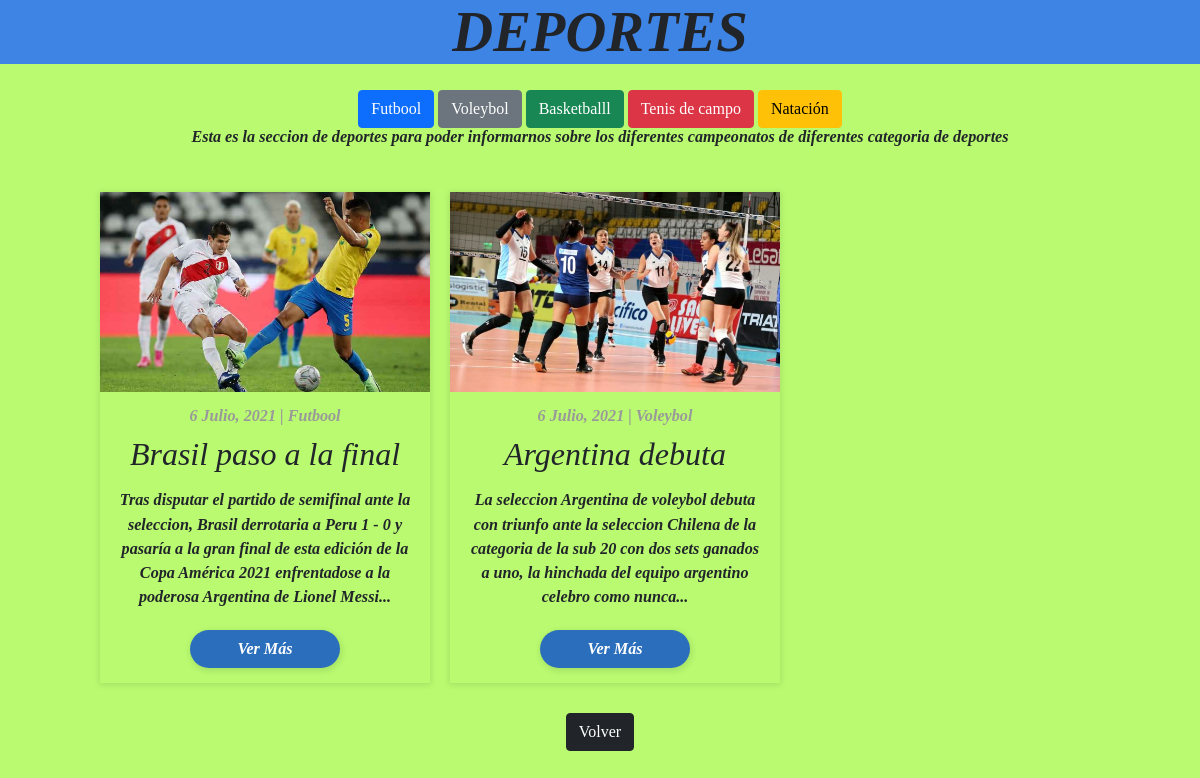
The page /deportes.php on the database its author committed.
### tables this page shows
CREATE TABLE `deportes` (
  `iddeportes` int(11) NOT NULL AUTO_INCREMENT,
  `fecha` varchar(90) DEFAULT NULL,
  `titulo` varchar(45) DEFAULT NULL,
  `contenido` longtext,
  `imagen` varchar(100) DEFAULT NULL,
  PRIMARY KEY (`iddeportes`)
);

### deportes.php (the view, shortened to what this page needs)
<?php
$xc = conectar();
$sql_depor = "SELECT * FROM deportes";
$res_depor = mysqli_query($xc, $sql_depor);
?>
<html>
    <head>
        <link href="https://cdn.jsdelivr.net/npm/bootstrap@5.0.2/dist/css/bootstrap.min.css" rel="stylesheet">
        <link rel="stylesheet" type="text/css" href="CSS/deportes.css">
    </head>
    <body>
        <h1>DEPORTES</h1>
        <br>
        <div style="text-align: center;">
	      <button type="button" class="btn btn-primary">Futbool</button>
          <button type="button" class="btn btn-secondary">Voleybol</button>
          <button type="button" class="btn btn-success">Basketballl</button>
          <button type="button" class="btn btn-danger">Tenis de campo</button>
          <button type="button" class="btn btn-warning">Natación</button>
        </div>
        <p style="text-align: center;">Esta es la seccion de deportes para poder informarnos sobre los diferentes campeonatos de diferentes categoria de deportes</p>
        <section class="post-list">
            <div class="content">
            <?php while ($filas_depor = mysqli_fetch_array($res_depor)){?><article class="post">
				<div class="post-header">
					<?php
						echo '<div style="background: url('.$filas_depor['imagen'].'); width: 100%;height: 200px;background-size: cover;background-position: center;transition: .2s;"></div>';
					?>
				</div>
				<div class="post-body">
					<?php
						echo '<span>' . $filas_depor['fecha'] . '</span>';
						echo '<h2>' . $filas_depor['titulo'] . '</h2>';
						echo '<p>' . $filas_depor['contenido'] . '</p>';
					?>
					<a href="back4blood.php" class="post-link">Ver Más</a>
				</div>
			</article><?php } ?>
        </section>
        <div style="text-align: center;">
          <a href="Index.php"><button type="button" class="btn btn-dark">Volver</button></a>
        </div>
    </body>
</html>

### CSS/deportes.css (style rules this page uses)
body { font: oblique bold 101% cursive; background: #B9FA70; }
h1 { text-align: center; font: oblique bold 350% cursive; background: #3D84E5; }
.post-list { display: flex; align-items: center; justify-content: center; padding: 30px 15px; }
.content { display: grid; grid-template-columns: 33% 33% 33%; grid-gap: 20px; max-width: 1000px; margin: auto; }
.post { box-shadow: 0 1px 6px 1px rgba(0,0,0, .1); overflow: hidden; transition: .2s; }
.post-header { width: 100%; height: 200px; overflow: hidden; }
.post-body { padding: 15px; text-align: center; }
.post-body span { display: inline-block; color: #999; margin-bottom: 10px; }
.post-body h2 { margin-bottom: 15px; }
.post-body p { line-height: 1.5; margin-bottom: 20px; }
.post-body .post-link { display: block; text-decoration: none; padding: 10px; background: #2b6ebb; color: white; width: 50%; margin: auto; border-radius: 20px; box-shadow: 1px 2px 6px 1px rgba(0, 0, 0, .1); transition: .2s; }

### rows shown on the page
deportes: imagen (picture), fecha "6 Julio, 2021 | Futbool", titulo "Brasil paso a la final", contenido "Tras disputar el partido de semifinal ante la seleccion, Brasil derrotaria a Peru 1 - 0 y pasaría a la gran final de esta edición de la Copa América 2021 enfrentadose a la poderosa Argentina de Lionel Messi..."
deportes: imagen (picture), fecha "6 Julio, 2021 | Voleybol", titulo "Argentina debuta", contenido "La seleccion Argentina de voleybol debuta con triunfo ante la seleccion Chilena de la categoria de la sub 20 con dos sets ganados a uno, la hinchada del equipo argentino celebro como nunca..."
